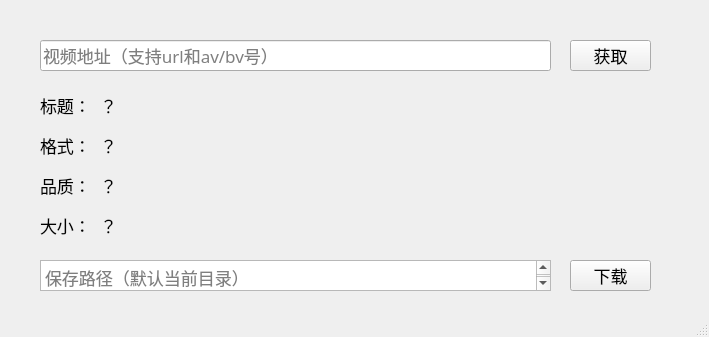
<?xml version="1.0" encoding="UTF-8"?>
<ui version="4.0">
 <class>MainWindow</class>
 <widget class="QMainWindow" name="MainWindow">
  <property name="geometry">
   <rect>
    <x>0</x>
    <y>0</y>
    <width>709</width>
    <height>337</height>
   </rect>
  </property>
  <property name="font">
   <font>
    <family>微软雅黑</family>
    <pointsize>13</pointsize>
   </font>
  </property>
  <property name="windowTitle">
   <string>Bilibili Download Manager (made by Joxos)</string>
  </property>
  <widget class="QWidget" name="centralwidget">
   <widget class="QPushButton" name="pushButton">
    <property name="geometry">
     <rect>
      <x>570</x>
      <y>260</y>
      <width>81</width>
      <height>31</height>
     </rect>
    </property>
    <property name="font">
     <font>
      <family>宋体</family>
      <pointsize>13</pointsize>
     </font>
    </property>
    <property name="text">
     <string>下载</string>
    </property>
   </widget>
   <widget class="QPushButton" name="get_video_info">
    <property name="geometry">
     <rect>
      <x>570</x>
      <y>40</y>
      <width>81</width>
      <height>31</height>
     </rect>
    </property>
    <property name="font">
     <font>
      <family>宋体</family>
      <pointsize>13</pointsize>
     </font>
    </property>
    <property name="text">
     <string>获取</string>
    </property>
   </widget>
   <widget class="QLabel" name="label">
    <property name="geometry">
     <rect>
      <x>40</x>
      <y>90</y>
      <width>51</width>
      <height>31</height>
     </rect>
    </property>
    <property name="font">
     <font>
      <family>微软雅黑</family>
      <pointsize>13</pointsize>
     </font>
    </property>
    <property name="text">
     <string>标题：</string>
    </property>
   </widget>
   <widget class="QLabel" name="label_2">
    <property name="geometry">
     <rect>
      <x>40</x>
      <y>130</y>
      <width>51</width>
      <height>31</height>
     </rect>
    </property>
    <property name="font">
     <font>
      <family>微软雅黑</family>
      <pointsize>13</pointsize>
     </font>
    </property>
    <property name="text">
     <string>格式：</string>
    </property>
   </widget>
   <widget class="QLabel" name="format">
    <property name="geometry">
     <rect>
      <x>100</x>
      <y>130</y>
      <width>451</width>
      <height>31</height>
     </rect>
    </property>
    <property name="text">
     <string>？</string>
    </property>
   </widget>
   <widget class="QPlainTextEdit" name="plainTextEdit_3">
    <property name="geometry">
     <rect>
      <x>40</x>
      <y>260</y>
      <width>511</width>
      <height>31</height>
     </rect>
    </property>
    <property name="font">
     <font>
      <family>Consolas</family>
      <pointsize>13</pointsize>
     </font>
    </property>
    <property name="placeholderText">
     <string>保存路径（默认当前目录）</string>
    </property>
   </widget>
   <widget class="QLineEdit" name="video_addr">
    <property name="geometry">
     <rect>
      <x>40</x>
      <y>40</y>
      <width>511</width>
      <height>31</height>
     </rect>
    </property>
    <property name="placeholderText">
     <string>视频地址（支持url和av/bv号）</string>
    </property>
   </widget>
   <widget class="QLabel" name="label_3">
    <property name="geometry">
     <rect>
      <x>40</x>
      <y>210</y>
      <width>51</width>
      <height>31</height>
     </rect>
    </property>
    <property name="font">
     <font>
      <family>微软雅黑</family>
      <pointsize>13</pointsize>
     </font>
    </property>
    <property name="text">
     <string>大小：</string>
    </property>
   </widget>
   <widget class="QLabel" name="video_size">
    <property name="geometry">
     <rect>
      <x>100</x>
      <y>210</y>
      <width>451</width>
      <height>31</height>
     </rect>
    </property>
    <property name="text">
     <string>？</string>
    </property>
   </widget>
   <widget class="QLabel" name="label_5">
    <property name="geometry">
     <rect>
      <x>40</x>
      <y>170</y>
      <width>51</width>
      <height>31</height>
     </rect>
    </property>
    <property name="font">
     <font>
      <family>微软雅黑</family>
      <pointsize>13</pointsize>
     </font>
    </property>
    <property name="text">
     <string>品质：</string>
    </property>
   </widget>
   <widget class="QLabel" name="quality">
    <property name="geometry">
     <rect>
      <x>100</x>
      <y>170</y>
      <width>451</width>
      <height>31</height>
     </rect>
    </property>
    <property name="text">
     <string>？</string>
    </property>
   </widget>
   <widget class="QLabel" name="title">
    <property name="geometry">
     <rect>
      <x>100</x>
      <y>90</y>
      <width>451</width>
      <height>31</height>
     </rect>
    </property>
    <property name="text">
     <string>？</string>
    </property>
   </widget>
  </widget>
  <widget class="QStatusBar" name="statusbar"/>
 </widget>
 <resources/>
 <connections/>
</ui>
